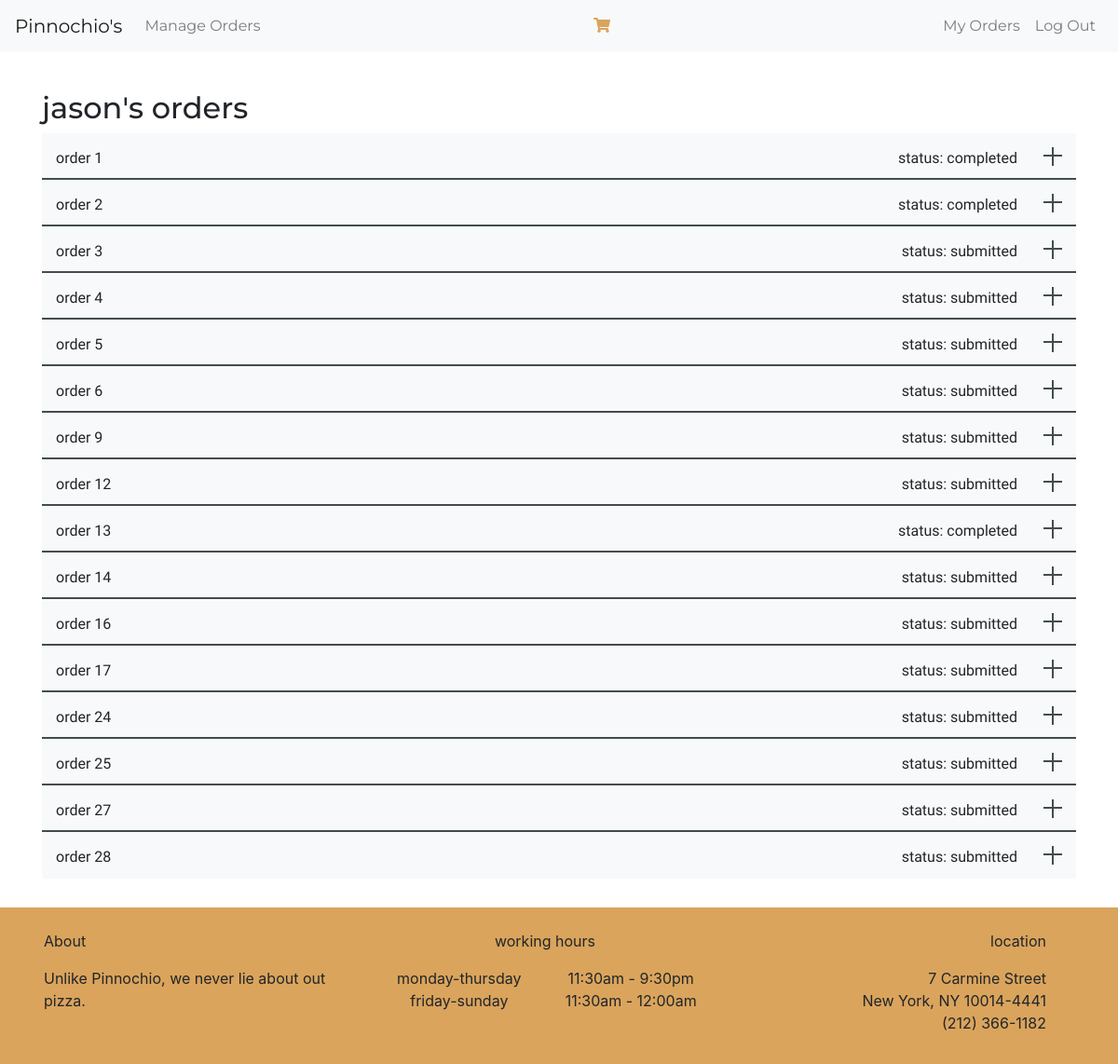
Page /orders (signed in) on the committed database.
### orders/models.py (models this page shows)
class Order (models.Model):
    user=models.ForeignKey(User, on_delete=models.CASCADE, related_name="user")
    order_total=models.DecimalField(max_digits=8,decimal_places=2, default=0.00)
    status=models.CharField(max_length=64, default="Initiated")
    time=models.DateTimeField(blank=True, null=True)
    def __str__(self):
        return f"{self.id} {self.user} - {self.order_total} - {self.status}"

### orders/views.py (the view)
# urls.py: path("orders", views.order_view, name="order_view"),
@login_required(login_url="login") #only logged in users can access this orders url. If not, must go through login page first.
def order_view(request):
    if request.method == 'POST':
        total=0
        user=request.user
        print(user)
        order=Order.objects.get(user=user, status="Initiated")
        try:
            cart=Cart.objects.all().filter(order_id=order.id)
            print(cart)
        except:
            print("Failed")
        else:
            for i in cart:
                total+=i.item_price
                print(total)
        print(total)
        order.status="Submitted" #change status to Submitted
        order.order_total=total # total sum of order
        order.time=datetime.now()
        order.save()
        message=Order.objects.filter(user=user).exclude(status="Initiated")#query for all user's orders except for the "Initiated" one
        order=Order(user=request.user)#create a new order for the user
        order.save()
        return render(request, "orders/order.html", {'message': message})
    else:
        error=""
        user=request.user
        message=[]
        try:
            order=Order.objects.filter(user=user).exclude(status="Initiated")
            print(order)
        except error:
            print(error)
            error="No orders submitted for now."
        else:
            message=order
        return render(request, "orders/order.html", {'message': message})

### orders/models.py (called while the page is built)
    def __str__(self):
        return f"{self.name}"

    def __str__(self):
        return f"{self.name}"

### orders/templates/orders/order.html (shortened to what this page needs)
{% extends "orders/base.html" %}
{% block body %}
    <div class="wrapper container">
        <div class="header"><h2>{{ request.user.first_name | lower}}'s orders</h2></div>
        {% for i in message %}
            <div class="accordion_wrap">
                <div class="accordion_header d-flex bg-light">
                    <div>order {{i.id}}</div>
                    <div class="ml-auto mr-5">
                        status: {{ i.status | lower}}
                    </div>
                </div>
            </div>
        {% empty %}
            <p>No orders submitted for now.</p>
        {% endfor %}
    </div>
{% endblock %}

### orders/static/css/index.css (style rules this page uses)
.wrapper { margin-top: 10px; padding-top: 15px; padding-bottom: 15px; }
.wrapper .accordion_wrap .accordion_header { width: 100%; height: 50px; padding:15px; border-bottom: 2px solid #424d4b; position: relative; cursor: pointer; font-family: 'Raleway', sans-serif; }
.wrapper .accordion_wrap:last-child .accordion_header { border-bottom: 2px solid transparent; border-bottom-left-radius: 3px; border-bottom-right-radius: 3px; }
.wrapper .accordion_wrap .accordion_header:before, .wrapper .accordion_wrap .accordion_header:after { content: ""; position: absolute; top: 50%; transform: translateY(-50%); right: 15px; width: 20px; height: 2px; background:#424d4b; }
.wrapper .accordion_wrap .accordion_header:after { transform: rotate(-90deg); transition: all 0.5s ease; }
div.header { font-family: 'Montserrat', sans-serif; }
html,body { height: 100% }

### rows in the picture
Order: id "1", status "completed"
Order: id "2", status "completed"
Order: id "3", status "submitted"
Order: id "4", status "submitted"
Order: id "5", status "submitted"
Order: id "6", status "submitted"
Order: id "9", status "submitted"
Order: id "12", status "submitted"
Order: id "13", status "completed"
Order: id "14", status "submitted"
Order: id "16", status "submitted"
Order: id "17", status "submitted"
Order: id "24", status "submitted"
Order: id "25", status "submitted"
Order: id "27", status "submitted"
Order: id "28", status "submitted"

### other values in the picture
{{ request.user.first_name | lower }} "jason"
